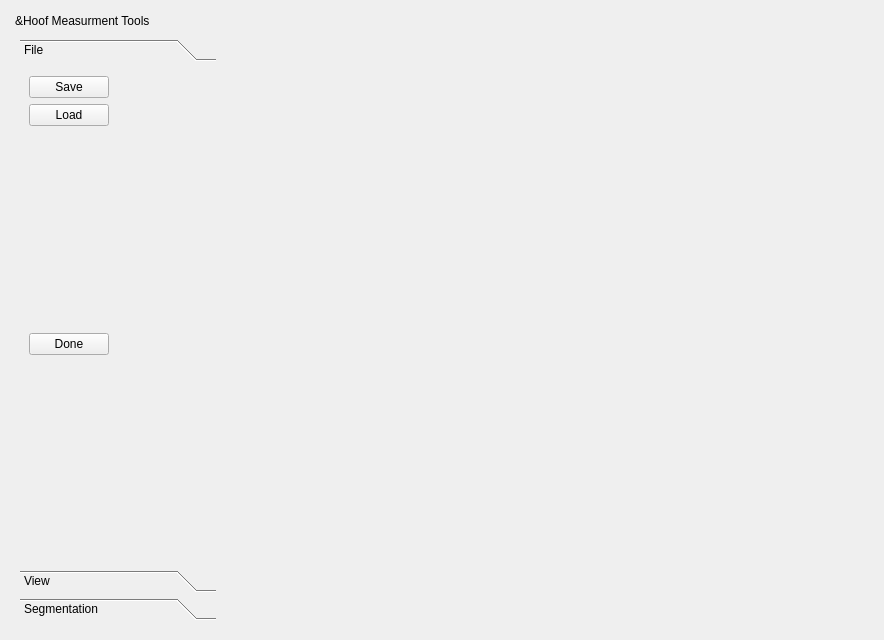
<?xml version="1.0" encoding="UTF-8"?>
<ui version="4.0">
 <class>HoofMeasurementWidget</class>
 <widget class="QWidget" name="HoofMeasurementWidget">
  <property name="geometry">
   <rect>
    <x>0</x>
    <y>0</y>
    <width>884</width>
    <height>640</height>
   </rect>
  </property>
  <property name="windowTitle">
   <string>Hoof Measurement</string>
  </property>
  <layout class="QHBoxLayout" name="horizontalLayout">
   <item>
    <widget class="QDockWidget" name="dockWidget">
     <property name="sizePolicy">
      <sizepolicy hsizetype="Preferred" vsizetype="Preferred">
       <horstretch>1</horstretch>
       <verstretch>0</verstretch>
      </sizepolicy>
     </property>
     <property name="features">
      <set>QDockWidget::NoDockWidgetFeatures</set>
     </property>
     <property name="allowedAreas">
      <set>Qt::NoDockWidgetArea</set>
     </property>
     <property name="windowTitle">
      <string>&amp;Hoof Measurment Tools</string>
     </property>
     <widget class="QWidget" name="dockWidgetContents">
      <layout class="QVBoxLayout" name="verticalLayout">
       <item>
        <widget class="QToolBox" name="toolBox">
         <property name="frameShape">
          <enum>QFrame::NoFrame</enum>
         </property>
         <property name="frameShadow">
          <enum>QFrame::Plain</enum>
         </property>
         <property name="currentIndex">
          <number>0</number>
         </property>
         <widget class="QWidget" name="pageFile">
          <property name="geometry">
           <rect>
            <x>0</x>
            <y>0</y>
            <width>189</width>
            <height>466</height>
           </rect>
          </property>
          <attribute name="label">
           <string>File</string>
          </attribute>
          <layout class="QVBoxLayout" name="verticalLayout_2">
           <item>
            <layout class="QHBoxLayout" name="horizontalLayout_4">
             <item>
              <widget class="QPushButton" name="pushButtonSave">
               <property name="text">
                <string>Save</string>
               </property>
              </widget>
             </item>
             <item>
              <spacer name="horizontalSpacer">
               <property name="orientation">
                <enum>Qt::Horizontal</enum>
               </property>
               <property name="sizeHint" stdset="0">
                <size>
                 <width>40</width>
                 <height>20</height>
                </size>
               </property>
              </spacer>
             </item>
            </layout>
           </item>
           <item>
            <layout class="QHBoxLayout" name="horizontalLayout_5">
             <item>
              <widget class="QPushButton" name="pushButtonLoad">
               <property name="text">
                <string>Load</string>
               </property>
              </widget>
             </item>
             <item>
              <spacer name="horizontalSpacer_3">
               <property name="orientation">
                <enum>Qt::Horizontal</enum>
               </property>
               <property name="sizeHint" stdset="0">
                <size>
                 <width>40</width>
                 <height>20</height>
                </size>
               </property>
              </spacer>
             </item>
            </layout>
           </item>
           <item>
            <spacer name="verticalSpacer_5">
             <property name="orientation">
              <enum>Qt::Vertical</enum>
             </property>
             <property name="sizeHint" stdset="0">
              <size>
               <width>20</width>
               <height>146</height>
              </size>
             </property>
            </spacer>
           </item>
           <item>
            <layout class="QHBoxLayout" name="horizontalLayout_3">
             <item>
              <widget class="QPushButton" name="pushButtonDone">
               <property name="text">
                <string>Done</string>
               </property>
              </widget>
             </item>
             <item>
              <spacer name="horizontalSpacer_4">
               <property name="orientation">
                <enum>Qt::Horizontal</enum>
               </property>
               <property name="sizeHint" stdset="0">
                <size>
                 <width>40</width>
                 <height>20</height>
                </size>
               </property>
              </spacer>
             </item>
            </layout>
           </item>
           <item>
            <spacer name="verticalSpacer">
             <property name="orientation">
              <enum>Qt::Vertical</enum>
             </property>
             <property name="sizeHint" stdset="0">
              <size>
               <width>20</width>
               <height>40</height>
              </size>
             </property>
            </spacer>
           </item>
          </layout>
         </widget>
         <widget class="QWidget" name="pageView">
          <property name="geometry">
           <rect>
            <x>0</x>
            <y>0</y>
            <width>280</width>
            <height>411</height>
           </rect>
          </property>
          <attribute name="label">
           <string>View</string>
          </attribute>
          <layout class="QVBoxLayout" name="verticalLayout_3">
           <item>
            <layout class="QHBoxLayout" name="horizontalLayout_2">
             <item>
              <widget class="QPushButton" name="pushButtonViewAll">
               <property name="text">
                <string>View All</string>
               </property>
              </widget>
             </item>
             <item>
              <spacer name="horizontalSpacer_2">
               <property name="orientation">
                <enum>Qt::Horizontal</enum>
               </property>
               <property name="sizeHint" stdset="0">
                <size>
                 <width>40</width>
                 <height>20</height>
                </size>
               </property>
              </spacer>
             </item>
            </layout>
           </item>
           <item>
            <layout class="QHBoxLayout" name="horizontalLayout_6">
             <item>
              <widget class="QPushButton" name="pushButtonHideAll">
               <property name="text">
                <string>Hide All</string>
               </property>
              </widget>
             </item>
             <item>
              <spacer name="horizontalSpacer_5">
               <property name="orientation">
                <enum>Qt::Horizontal</enum>
               </property>
               <property name="sizeHint" stdset="0">
                <size>
                 <width>40</width>
                 <height>20</height>
                </size>
               </property>
              </spacer>
             </item>
            </layout>
           </item>
           <item>
            <widget class="QListWidget" name="listWidget">
             <property name="sizePolicy">
              <sizepolicy hsizetype="Preferred" vsizetype="Expanding">
               <horstretch>0</horstretch>
               <verstretch>0</verstretch>
              </sizepolicy>
             </property>
             <property name="minimumSize">
              <size>
               <width>100</width>
               <height>0</height>
              </size>
             </property>
            </widget>
           </item>
           <item>
            <spacer name="verticalSpacer_2">
             <property name="orientation">
              <enum>Qt::Vertical</enum>
             </property>
             <property name="sizeHint" stdset="0">
              <size>
               <width>20</width>
               <height>238</height>
              </size>
             </property>
            </spacer>
           </item>
          </layout>
         </widget>
         <widget class="QWidget" name="pageSegmentation">
          <property name="geometry">
           <rect>
            <x>0</x>
            <y>0</y>
            <width>176</width>
            <height>411</height>
           </rect>
          </property>
          <attribute name="label">
           <string>Segmentation</string>
          </attribute>
          <layout class="QVBoxLayout" name="verticalLayout_5">
           <item>
            <widget class="QGroupBox" name="groupBox">
             <property name="sizePolicy">
              <sizepolicy hsizetype="Preferred" vsizetype="Preferred">
               <horstretch>0</horstretch>
               <verstretch>0</verstretch>
              </sizepolicy>
             </property>
             <property name="title">
              <string>Points</string>
             </property>
             <layout class="QVBoxLayout" name="verticalLayout_4">
              <item>
               <layout class="QHBoxLayout" name="horizontalLayout_9">
                <item>
                 <widget class="QLabel" name="label">
                  <property name="text">
                   <string>Size:</string>
                  </property>
                 </widget>
                </item>
                <item>
                 <widget class="QSpinBox" name="spinBoxPointSize">
                  <property name="minimum">
                   <number>1</number>
                  </property>
                 </widget>
                </item>
               </layout>
              </item>
              <item>
               <layout class="QHBoxLayout" name="horizontalLayout_8">
                <item>
                 <widget class="QPushButton" name="pushButtonDeleteNode">
                  <property name="text">
                   <string>Delete</string>
                  </property>
                 </widget>
                </item>
                <item>
                 <spacer name="horizontalSpacer_6">
                  <property name="orientation">
                   <enum>Qt::Horizontal</enum>
                  </property>
                  <property name="sizeHint" stdset="0">
                   <size>
                    <width>40</width>
                    <height>20</height>
                   </size>
                  </property>
                 </spacer>
                </item>
               </layout>
              </item>
              <item>
               <spacer name="verticalSpacer_3">
                <property name="orientation">
                 <enum>Qt::Vertical</enum>
                </property>
                <property name="sizeHint" stdset="0">
                 <size>
                  <width>20</width>
                  <height>40</height>
                 </size>
                </property>
               </spacer>
              </item>
             </layout>
            </widget>
           </item>
           <item>
            <widget class="QGroupBox" name="groupBox_2">
             <property name="sizePolicy">
              <sizepolicy hsizetype="Preferred" vsizetype="Preferred">
               <horstretch>0</horstretch>
               <verstretch>0</verstretch>
              </sizepolicy>
             </property>
             <property name="title">
              <string>Plane</string>
             </property>
             <layout class="QVBoxLayout" name="verticalLayout_6">
              <item>
               <widget class="QLabel" name="label_2">
                <property name="text">
                 <string>Angle:</string>
                </property>
               </widget>
              </item>
              <item>
               <layout class="QHBoxLayout" name="horizontalLayout_7">
                <item>
                 <widget class="QLabel" name="labelAngle">
                  <property name="minimumSize">
                   <size>
                    <width>50</width>
                    <height>0</height>
                   </size>
                  </property>
                  <property name="text">
                   <string>0.0</string>
                  </property>
                 </widget>
                </item>
                <item>
                 <widget class="QSlider" name="horizontalSliderAngle">
                  <property name="sizePolicy">
                   <sizepolicy hsizetype="Expanding" vsizetype="Fixed">
                    <horstretch>0</horstretch>
                    <verstretch>0</verstretch>
                   </sizepolicy>
                  </property>
                  <property name="maximum">
                   <number>100</number>
                  </property>
                  <property name="value">
                   <number>50</number>
                  </property>
                  <property name="sliderPosition">
                   <number>50</number>
                  </property>
                  <property name="tracking">
                   <bool>false</bool>
                  </property>
                  <property name="orientation">
                   <enum>Qt::Horizontal</enum>
                  </property>
                 </widget>
                </item>
               </layout>
              </item>
              <item>
               <spacer name="verticalSpacer_6">
                <property name="orientation">
                 <enum>Qt::Vertical</enum>
                </property>
                <property name="sizeHint" stdset="0">
                 <size>
                  <width>20</width>
                  <height>40</height>
                 </size>
                </property>
               </spacer>
              </item>
             </layout>
            </widget>
           </item>
           <item>
            <spacer name="verticalSpacer_4">
             <property name="orientation">
              <enum>Qt::Vertical</enum>
             </property>
             <property name="sizeHint" stdset="0">
              <size>
               <width>20</width>
               <height>40</height>
              </size>
             </property>
            </spacer>
           </item>
          </layout>
         </widget>
        </widget>
       </item>
      </layout>
     </widget>
    </widget>
   </item>
   <item>
    <widget class="ZincHoofMeasurementWidget" name="widgetZinc" native="true">
     <property name="sizePolicy">
      <sizepolicy hsizetype="Preferred" vsizetype="Preferred">
       <horstretch>3</horstretch>
       <verstretch>1</verstretch>
      </sizepolicy>
     </property>
    </widget>
   </item>
  </layout>
 </widget>
 <customwidgets>
  <customwidget>
   <class>ZincHoofMeasurementWidget</class>
   <extends>QWidget</extends>
   <header>zinchoofmeasurementwidget.h</header>
   <container>1</container>
  </customwidget>
 </customwidgets>
 <resources/>
 <connections/>
</ui>
